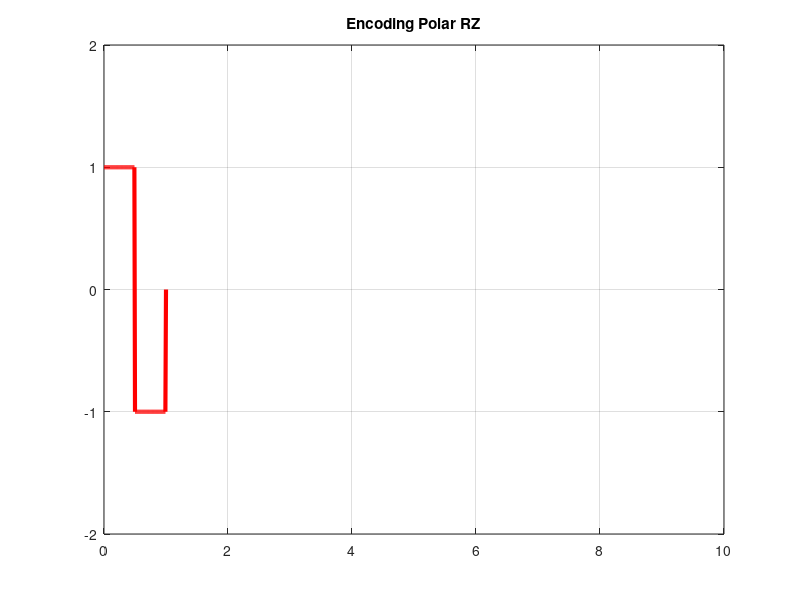

Reproduce this figure in MATLAB.
%Encoding
clc;
clear;
bits=input("Given an array: ");
n=100;
bitrate=1;
T=length(bits)/bitrate;
N=length(bits)*n;
dt=T/N;
t=0:dt:T;
x=zeros(1,length(t));

for i=1:length(bits)
    if bits(i) == 1
        x((i-1)*n+1:(i-1)*n+n/2)=-1;
        x((i-1)*n+n/2+1:i*n)=1;
    else 
        x((i-1)*n+1:(i-1)*n+n/2)=1;
        x((i-1)*n+n/2+1:i*n)=-1;
    end
end
plot(t,x,"LineWidth",3,"Color","r");
xlim([0,10]);
ylim([-2,2]);
grid on;
title("Encoding Polar RZ");

%%Decoding
counter = 0;

for i=1:length(t)
    if t(i)>counter
        counter = counter+1;
        if x(i)==-1
            result(counter)=1;
        else
            result(counter)=0;
        end
    end
end
disp("Decoding of Polar RZ");
disp(result);
        